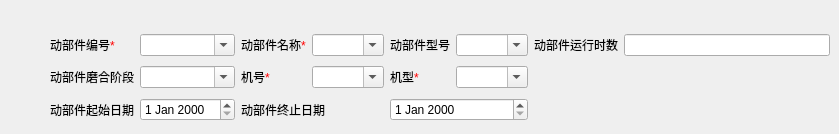
   <widget class="QWidget" name="tab_2">
    <attribute name="title">
     <string>动部件信息</string>
    </attribute>
    <widget class="QWidget" name="layoutWidget">
     <property name="geometry">
      <rect>
       <x>50</x>
       <y>30</y>
       <width>780</width>
       <height>95</height>
      </rect>
     </property>
     <layout class="QGridLayout" name="gridLayout_4">
      <item row="0" column="5" colspan="2">
       <widget class="QComboBox" name="_comboBoxMovepartName">
        <property name="editable">
         <bool>true</bool>
        </property>
       </widget>
      </item>
      <item row="0" column="7" colspan="2">
       <widget class="QLabel" name="label_9">
        <property name="text">
         <string>&lt;html&gt;&lt;head/&gt;&lt;body&gt;&lt;p&gt;动部件型号&lt;/p&gt;&lt;/body&gt;&lt;/html&gt;</string>
        </property>
       </widget>
      </item>
      <item row="0" column="9" colspan="2">
       <widget class="QComboBox" name="_comboBoxMovepartType">
        <property name="editable">
         <bool>true</bool>
        </property>
       </widget>
      </item>
      <item row="0" column="11">
       <widget class="QLabel" name="label_10">
        <property name="text">
         <string>动部件运行时数</string>
        </property>
       </widget>
      </item>
      <item row="0" column="12">
       <widget class="QLineEdit" name="_editMovepartHours"/>
      </item>
      <item row="1" column="0" colspan="2">
       <widget class="QLabel" name="label_11">
        <property name="text">
         <string>动部件磨合阶段</string>
        </property>
       </widget>
      </item>
      <item row="1" column="2" colspan="2">
       <widget class="QComboBox" name="_comboBoxMovepartMohe">
        <property name="editable">
         <bool>true</bool>
        </property>
       </widget>
      </item>
      <item row="2" column="0" colspan="2">
       <widget class="QLabel" name="label_14">
        <property name="text">
         <string>动部件起始日期</string>
        </property>
       </widget>
      </item>
      <item row="2" column="2" colspan="2">
       <widget class="QDateEdit" name="_dateEditMovepartBegin"/>
      </item>
      <item row="1" column="4">
       <widget class="QLabel" name="label_12">
        <property name="text">
         <string>&lt;html&gt;&lt;head/&gt;&lt;body&gt;&lt;p&gt;机号&lt;span style=&quot; color:#ff0000;&quot;&gt;*&lt;/span&gt;&lt;/p&gt;&lt;/body&gt;&lt;/html&gt;</string>
        </property>
       </widget>
      </item>
      <item row="1" column="5" colspan="2">
       <widget class="QComboBox" name="_comboBoxMovepartPlaneID">
        <property name="editable">
         <bool>true</bool>
        </property>
       </widget>
      </item>
      <item row="1" column="7" colspan="2">
       <widget class="QLabel" name="label_13">
        <property name="text">
         <string>&lt;html&gt;&lt;head/&gt;&lt;body&gt;&lt;p&gt;机型&lt;span style=&quot; color:#ff0000;&quot;&gt;*&lt;/span&gt;&lt;/p&gt;&lt;/body&gt;&lt;/html&gt;</string>
        </property>
       </widget>
      </item>
      <item row="1" column="9" colspan="2">
       <widget class="QComboBox" name="_comboBoxMovepartPlaneType">
        <property name="editable">
         <bool>true</bool>
        </property>
       </widget>
      </item>
      <item row="0" column="4">
       <widget class="QLabel" name="label_8">
        <property name="text">
         <string>&lt;html&gt;&lt;head/&gt;&lt;body&gt;&lt;p&gt;动部件名称&lt;span style=&quot; color:#ff0000;&quot;&gt;*&lt;/span&gt;&lt;/p&gt;&lt;/body&gt;&lt;/html&gt;</string>
        </property>
       </widget>
      </item>
      <item row="2" column="7" colspan="4">
       <widget class="QDateEdit" name="_dateEditMovepartEnd"/>
      </item>
      <item row="0" column="2" colspan="2">
       <widget class="QComboBox" name="_comboBoxMovepartID">
        <property name="editable">
         <bool>true</bool>
        </property>
       </widget>
      </item>
      <item row="0" column="0" colspan="2">
       <widget class="QLabel" name="label_7">
        <property name="text">
         <string>&lt;html&gt;&lt;head/&gt;&lt;body&gt;&lt;p&gt;动部件编号&lt;span style=&quot; color:#ff0000;&quot;&gt;*&lt;/span&gt;&lt;/p&gt;&lt;/body&gt;&lt;/html&gt;</string>
        </property>
       </widget>
      </item>
      <item row="2" column="4" colspan="2">
       <widget class="QLabel" name="label_15">
        <property name="text">
         <string>动部件终止日期</string>
        </property>
       </widget>
      </item>
     </layout>
    </widget>
   </widget>
